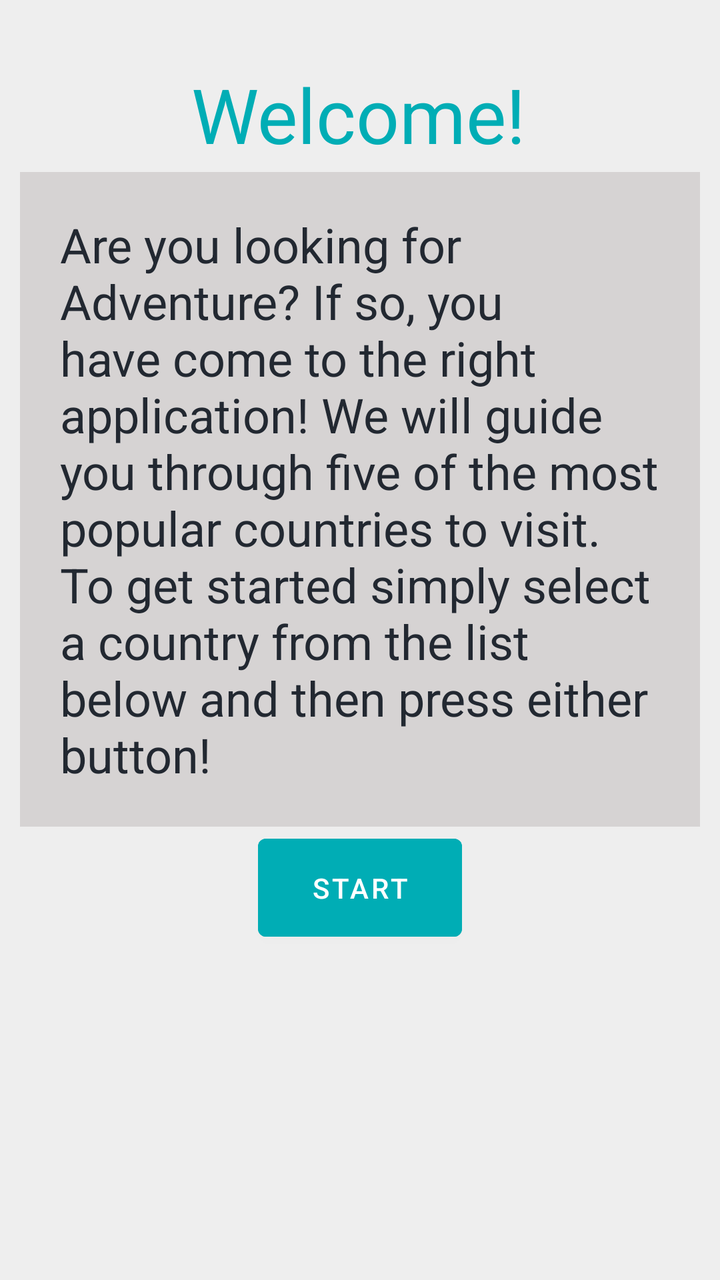
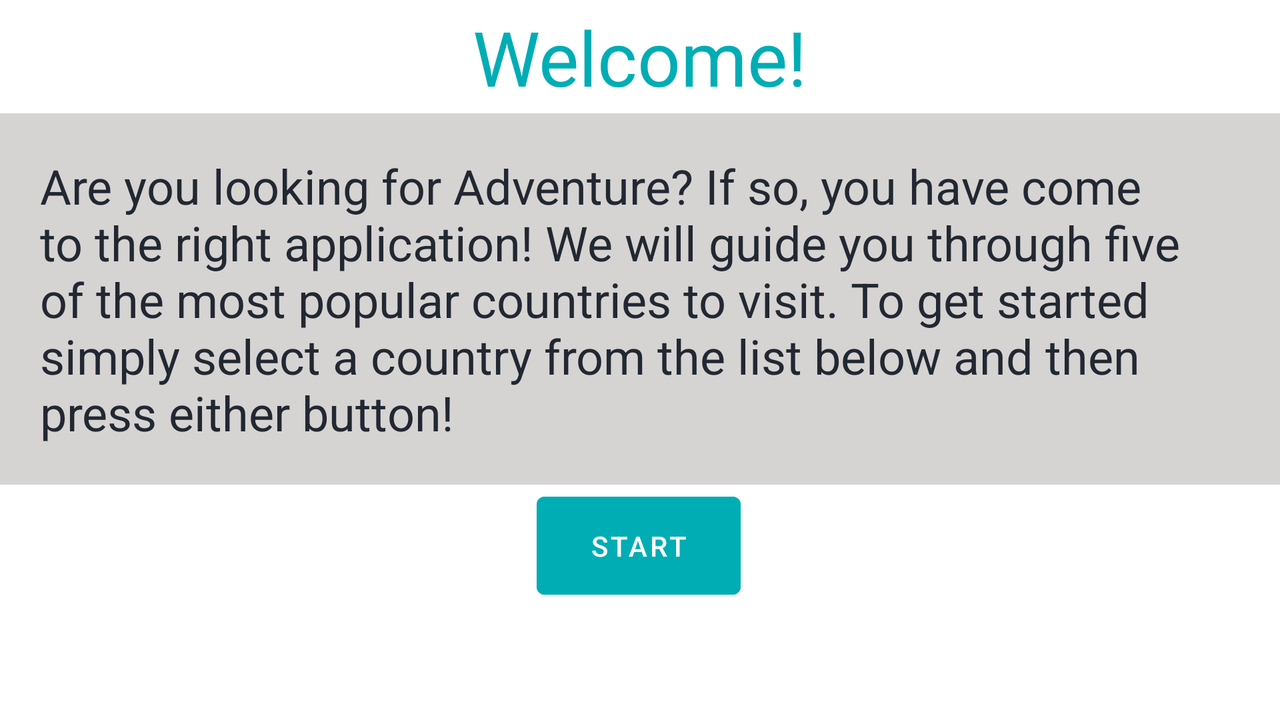

An Android layout and its configuration variant, each rendered on a device that would load it. The default file and the variant file are quoted in full after the pictures.
<!-- AndroidManifest.xml: application theme Theme.CountriesToVisitFragments -->
<!-- res/layout/activity_intro.xml -->
<?xml version="1.0" encoding="utf-8"?>
<androidx.constraintlayout.widget.ConstraintLayout xmlns:android="http://schemas.android.com/apk/res/android"
    xmlns:app="http://schemas.android.com/apk/res-auto"
    xmlns:tools="http://schemas.android.com/tools"
    android:layout_width="match_parent"
    android:layout_height="match_parent"
    android:background="#EEEEEE"
    android:padding="10dp">

    <Button
        android:id="@+id/button"
        android:layout_width="102dp"
        android:layout_height="61dp"
        android:layout_marginBottom="80dp"
        android:backgroundTint="#00ADB5"
        android:text="Start"
        app:layout_constraintBottom_toBottomOf="parent"
        app:layout_constraintEnd_toEndOf="parent"
        app:layout_constraintStart_toStartOf="parent"
        app:layout_constraintTop_toBottomOf="@+id/introTextView" />

    <TextView
        android:id="@+id/introTextView"
        android:layout_width="wrap_content"
        android:layout_height="wrap_content"
        android:background="#D6D3D3"
        android:padding="20dp"
        android:text="@string/intro"
        android:textColor="#222831"
        android:textSize="24sp"
        app:layout_constraintBottom_toTopOf="@+id/button"
        app:layout_constraintEnd_toEndOf="parent"
        app:layout_constraintHorizontal_bias="0.0"
        app:layout_constraintStart_toStartOf="parent"
        app:layout_constraintTop_toTopOf="parent"
        app:layout_constraintVertical_chainStyle="packed" />

    <TextView
        android:id="@+id/textView2"
        android:layout_width="wrap_content"
        android:layout_height="wrap_content"
        android:layout_marginTop="16dp"
        android:text="Welcome!"
        android:textColor="#00ADB5"
        android:textSize="38sp"
        app:layout_constraintBottom_toTopOf="@+id/introTextView"
        app:layout_constraintEnd_toEndOf="parent"
        app:layout_constraintHorizontal_bias="0.497"
        app:layout_constraintStart_toStartOf="parent"
        app:layout_constraintTop_toTopOf="parent"
        app:layout_constraintVertical_bias="0.622" />
</androidx.constraintlayout.widget.ConstraintLayout>
<!-- resources referenced by this layout -->
<resources>
  <string name="intro">Are you looking for Adventure? If so, you have come to the right application! We will guide you through five of the most popular countries to visit. To get started simply select a country from the list below and then press either button!</string>
  <style name="Theme.CountriesToVisitFragments" parent="Theme.MaterialComponents.DayNight.DarkActionBar">
          
          <item name="colorPrimary">@color/purple_500</item>
          <item name="colorPrimaryVariant">@color/purple_700</item>
          <item name="colorOnPrimary">@color/white</item>
          
          <item name="colorSecondary">@color/teal_200</item>
          <item name="colorSecondaryVariant">@color/teal_700</item>
          <item name="colorOnSecondary">@color/black</item>
          
          <item name="android:statusBarColor">?attr/colorPrimaryVariant</item>
          
      </style>
</resources>
<!-- res/layout-land/activity_intro.xml (the repository's variant of the layout above) -->
<!-- drawn on the phone turned sideways -->
<?xml version="1.0" encoding="utf-8"?>
<androidx.constraintlayout.widget.ConstraintLayout xmlns:android="http://schemas.android.com/apk/res/android"
    xmlns:app="http://schemas.android.com/apk/res-auto"
    xmlns:tools="http://schemas.android.com/tools"
    android:layout_width="match_parent"
    android:layout_height="match_parent">

    <androidx.constraintlayout.widget.ConstraintLayout
        android:layout_width="match_parent"
        android:layout_height="match_parent"
        android:foregroundGravity="center">

        <Button
            android:id="@+id/button"
            android:layout_width="102dp"
            android:layout_height="61dp"
            android:backgroundTint="#00ADB5"
            android:text="Start"
            app:layout_constraintBottom_toBottomOf="parent"
            app:layout_constraintEnd_toEndOf="parent"
            app:layout_constraintHorizontal_bias="0.499"
            app:layout_constraintStart_toStartOf="parent"
            app:layout_constraintTop_toBottomOf="@+id/introTextView" />

        <TextView
            android:id="@+id/introTextView"
            android:layout_width="wrap_content"
            android:layout_height="wrap_content"
            android:background="#D6D3D3"
            android:padding="20dp"
            android:text="@string/intro"
            android:textColor="#222831"
            android:textSize="24sp"
            app:layout_constraintBottom_toTopOf="@+id/button"
            app:layout_constraintEnd_toEndOf="parent"
            app:layout_constraintHorizontal_bias="0.0"
            app:layout_constraintStart_toStartOf="parent"
            app:layout_constraintTop_toTopOf="parent"
            app:layout_constraintVertical_chainStyle="packed" />

        <TextView
            android:id="@+id/textView2"
            android:layout_width="wrap_content"
            android:layout_height="wrap_content"
            android:text="Welcome!"
            android:textColor="#00ADB5"
            android:textSize="38sp"
            app:layout_constraintBottom_toTopOf="@+id/introTextView"
            app:layout_constraintEnd_toEndOf="parent"
            app:layout_constraintStart_toStartOf="parent"
            app:layout_constraintTop_toTopOf="parent" />
    </androidx.constraintlayout.widget.ConstraintLayout>
</androidx.constraintlayout.widget.ConstraintLayout>
